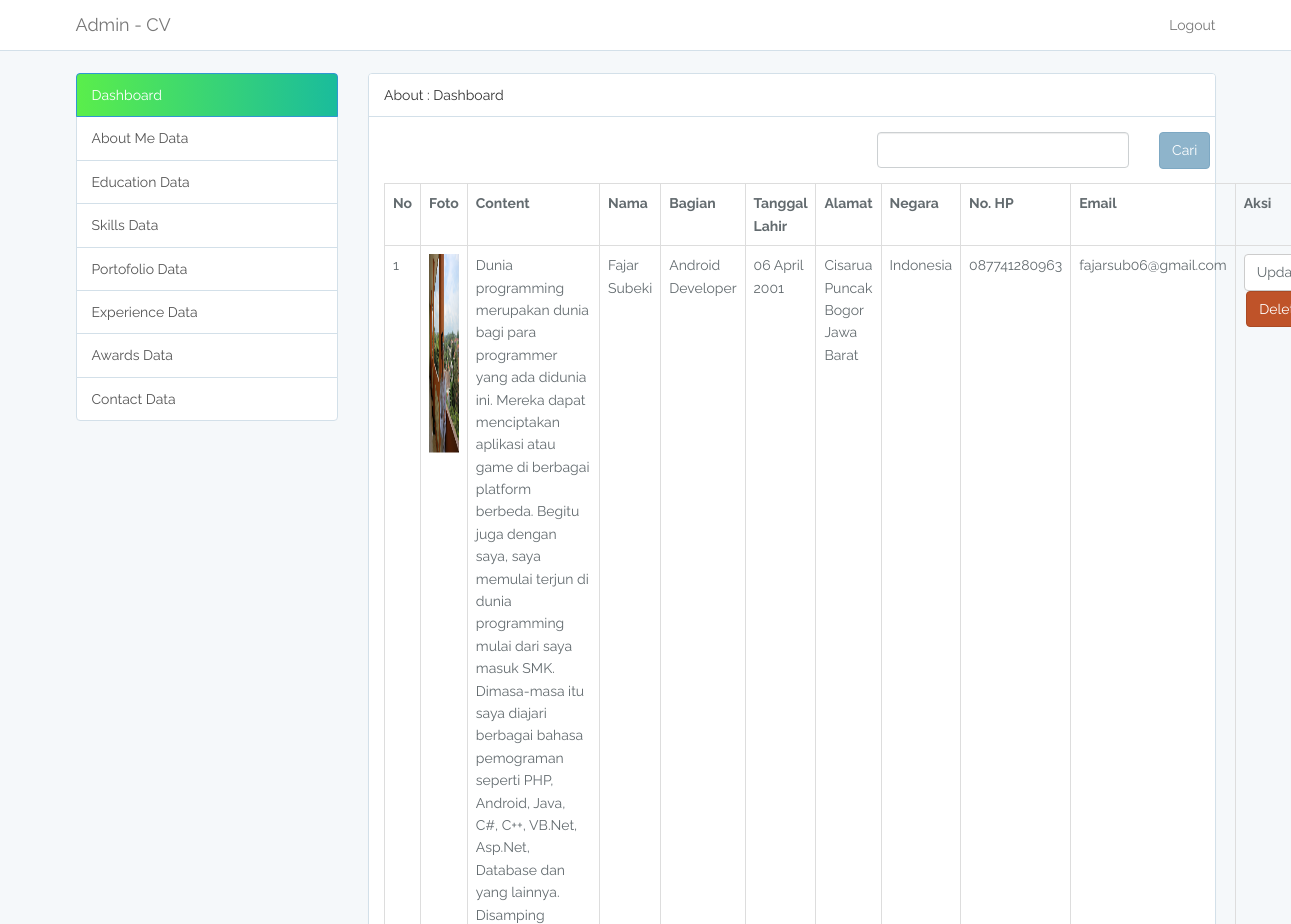
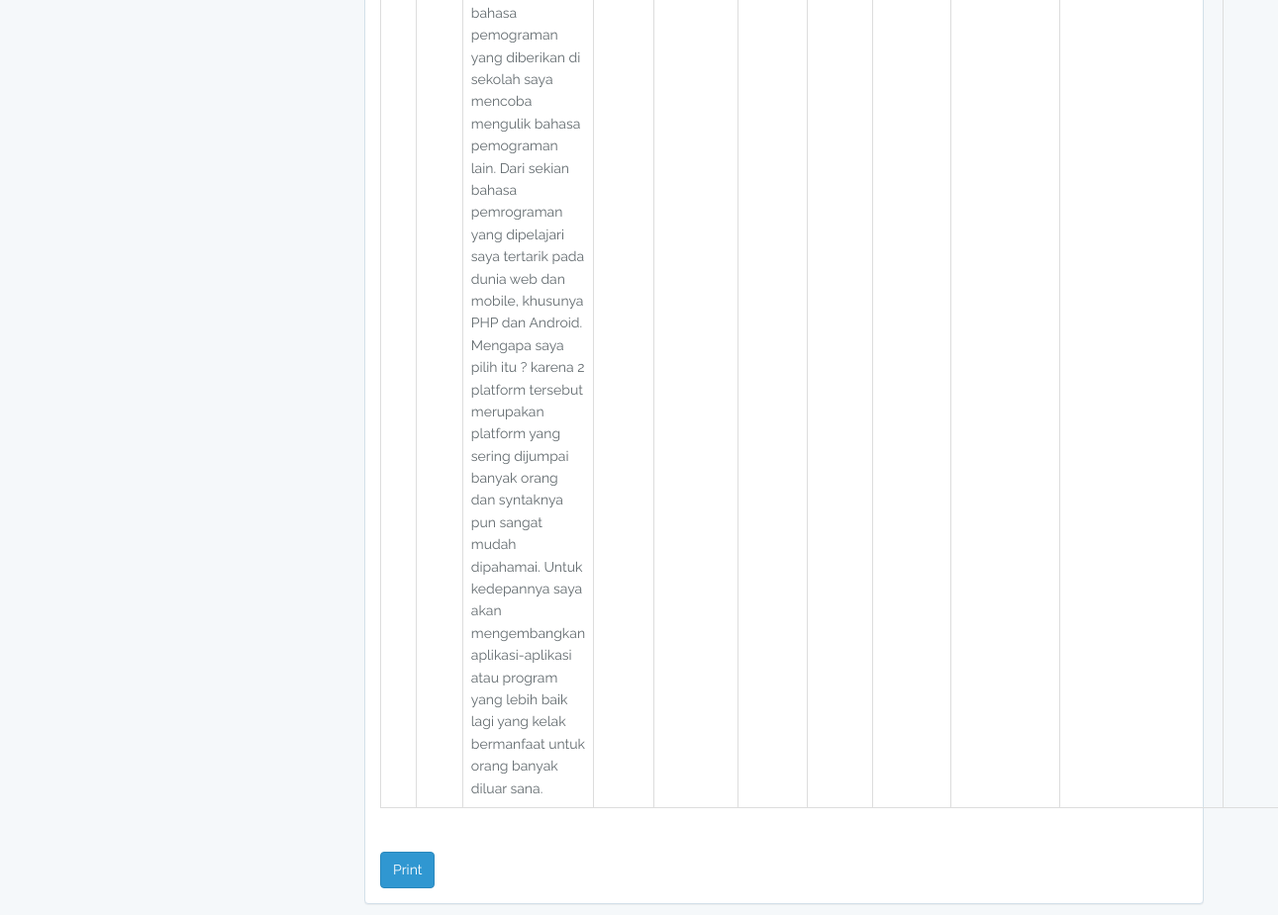
Screenshot of /cv_admin/dashboard.php?page=about (signed in) with the database file from the repository (2 pictures, top to bottom).
### tables this page shows
CREATE TABLE `tb_about` (
  `id` int(11) NOT NULL,
  `foto` varchar(30) NOT NULL,
  `isi` text NOT NULL,
  `nama` varchar(30) NOT NULL,
  `bagian` varchar(20) NOT NULL,
  `ttl` varchar(20) NOT NULL,
  `alamat` text NOT NULL,
  `negara` varchar(20) NOT NULL,
  `no_hp` varchar(30) NOT NULL,
  `email` varchar(30) NOT NULL
);

### cv_admin/about.php (the view, shortened to what this page needs)
    <?php
    include_once "controller.php";
    $myFunction = new CV();
    $data = $myFunction->select("tb_about");
    ?>
<div class="panel panel-default" id="panel-about">
<div class="panel-heading">About : Dashboard</div>
<div class="panel-body">
    <div class="row">
        <div class="col-sm-4">
        </div>
        <div class="col-sm-4 col-sm-offset-3">
            <form method="post">
                <div class="form-group">
                    <input type="search" class="form-control" name="search"></button>
                </div>
        </div>
        <div class="col-sm-1">
            <button class="btn btn-info" name="getCari">Cari
        </div>
    </div>
    <table class="table table-hovered table-bordered table-responsive" id="about">
        <tr>
            <th>No</th>
            <th>Foto</th>
            <th>Content</th>
            <th>Nama</th>
            <th>Bagian</th>
            <th>Tanggal Lahir</th>
            <th>Alamat</th>
            <th>Negara</th>
            <th>No. HP</th>
            <th>Email</th>
            <th>Aksi</th>
        </tr>
        <?php
        $no = 1;
        if(count($data) > 0){
            foreach($data as $ds){ ?>
                <tr>
                    <td><?= $no; ?></td>
                    <td><img class="img-responsive" src="image/<?php echo $ds['foto']; ?>" style="width: 450px; height: 200px;"></td>
                    <td><?= $ds['isi']; ?></td>
                    <td><?= $ds['nama']; ?></td>
                    <td><?= $ds['bagian']; ?></td>
                    <td><?= $ds['ttl']; ?></td>
                    <td><?= $ds['alamat']; ?></td>
                    <td><?= $ds['negara']; ?></td>
                    <td><?= $ds['no_hp']; ?></td>
                    <td><?= $ds['email']; ?></td>
                    <td colspan="2" class="text-center">
                        <a href="dashboard.php?page=updateAbout&id=<?= $ds['id'] ?>" class="btn btn-default">Update</a>
                        <a onclick="return confirm('Yakin Ingin Menghapus ?')" href="dashboard.php?page=about&hapus&id=<?= $ds['id'] ?>" class="btn btn-danger" id="getDelete">Delete</a>
                    </td>
                </tr>
            <?php $no++; }
        }else{ ?>
            <tr>
                <td colspan="10" class="text-center">Tidak ada data</td>
            </tr>
        <?php }
        ?>
    </table>
    <br>
    <button class="btn btn-primary" onclick="<?= $data = $myFunction->toPdf() ?>">Print</button>
</div>
</div>

### rows the page displays
tb_about: foto (picture), isi "Dunia programming merupakan dunia bagi para programmer yang ada didunia ini. Mereka dapat menciptakan aplikasi atau game di berbagai platform berbeda. Begitu juga dengan saya, saya memulai terjun di dunia programming mulai dari saya masuk SMK. Dimasa-masa itu saya diajari berbagai bahasa pemograman seperti PHP, Android, Java, C#, C++, VB.Net, Asp.Net, Database dan yang lainnya. Disamping bahasa pemograman yang diberikan di sekolah saya mencoba mengulik bahasa pemograman lain. Dari sekian bahasa pemrograman yang dipelajari saya tertarik pada dunia web dan mobile, khusunya PHP dan Android. Mengapa saya pilih itu ? karena 2 platform tersebut merupakan platform yang sering dijumpai banyak orang…", nama "Fajar Subeki", bagian "Android Developer", ttl "06 April 2001", alamat "Cisarua Puncak Bogor Jawa Barat", negara "Indonesia", no_hp "087741280963", email "fajarsub06@gmail.com"
